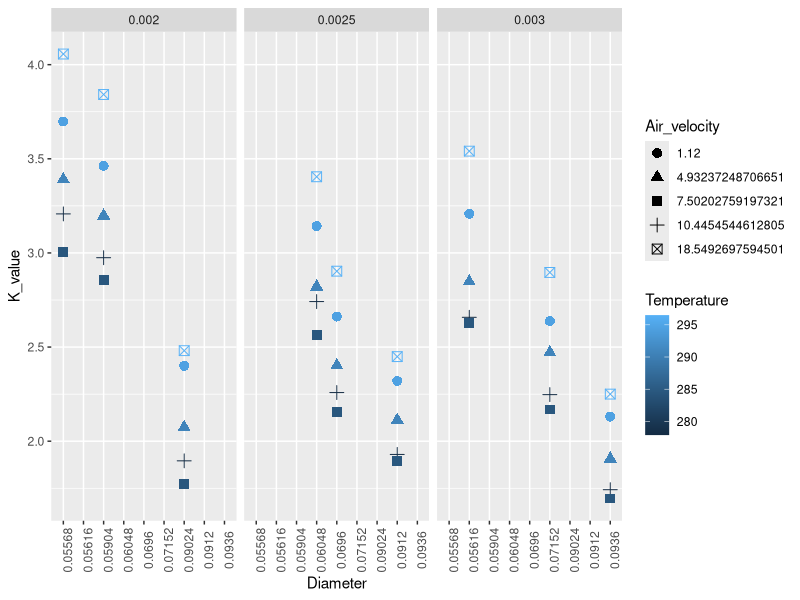

The R source for this figure:
#######Library##############
getwd()
library(readxl)
library(readr)
library(ggplot2)
library(tidyr)
library(tidyverse)
library(ggpubr)
library(purrr)


######Import Data frame (Excel)#######
Packaging_data <- read_excel("Packaging.xlsx")


######strings#######
Packaging_data$Film_thickness <- as.factor(Packaging_data$Film_thickness)
Packaging_data$Diameter <- as.factor(Packaging_data$Diameter)
Packaging_data$Air_velocity <- as.factor(Packaging_data$Air_velocity)
Packaging_data$Temperature <- as.numeric(Packaging_data$Temperature)


######Graph#########
ggplot(Packaging_data, aes(x=Diameter, y=K_value, colour=Temperature, shape=Air_velocity))+        
  geom_point(size = 3)+
  facet_grid(cols = vars(Film_thickness))+
  theme(axis.text.x = element_text(angle=90))


